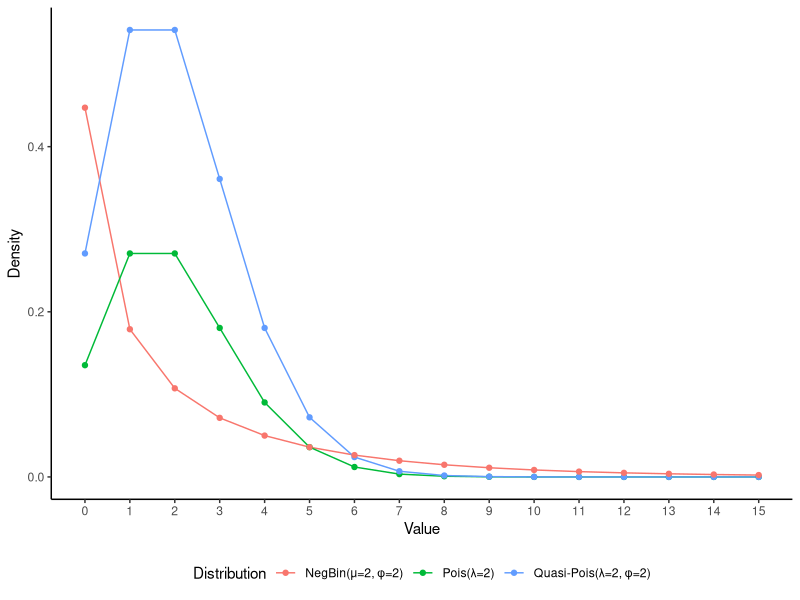

This chart was generated by the following R code:
library(ggplot2)

# Function to calculate quasi-Poisson density
dquasipoisson <- function(x, lambda, phi) {
  phi*dpois(x, lambda)
}

# Set up the data
x <- 0:15
lambda <- 2
phi <- 2

poisson_dist <- dpois(x, lambda = lambda)
quasipoisson_dist <- dquasipoisson(x, lambda = lambda, phi = phi)
negbin_dist <- dnbinom(x, mu = lambda, size = 1/phi)  # size = 1/phi for negative binomial

# Create a data frame
df <- data.frame(
  x = rep(x, 3),
  density = c(poisson_dist, quasipoisson_dist, negbin_dist),
  distribution = rep(c("Pois(λ=2)", "Quasi-Pois(λ=2, φ=2)", "NegBin(μ=2, φ=2)"), each = length(x))
)

# Create the plot
ggplot(df, aes(x = x, y = density, color = distribution)) +
  geom_line() +
  geom_point() +
  scale_x_continuous(breaks = x) +
  labs(x = "Value",
       y = "Density",
       color = "Distribution") +
  theme_classic() +
  theme(legend.position = "bottom")


